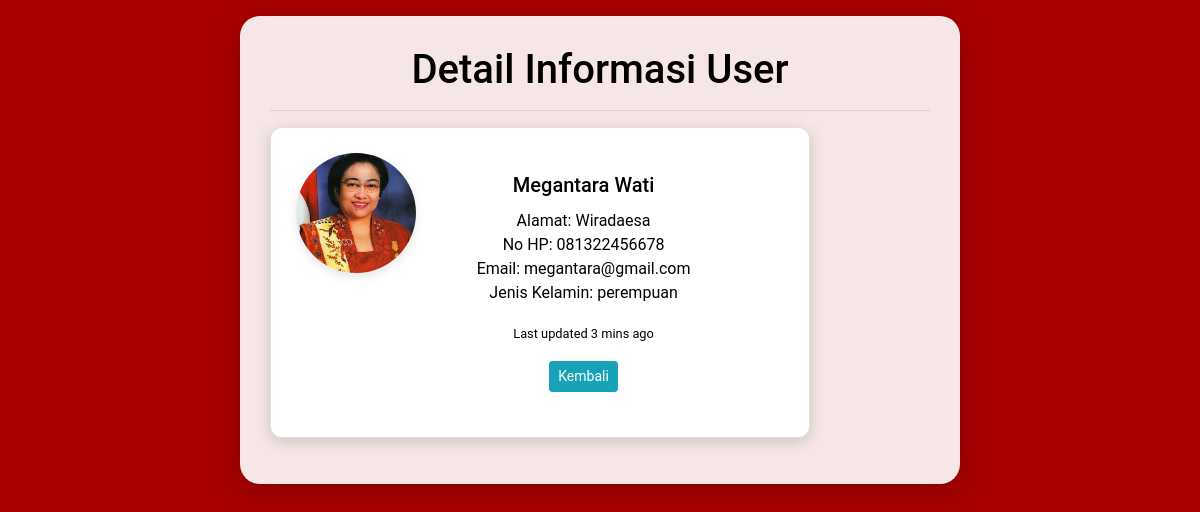
The page /informasi.php?id=19 on the database its author committed.
### tables this page shows
CREATE TABLE `users` (
  `id` int(200) NOT NULL,
  `nama` varchar(200) NOT NULL,
  `alamat` varchar(200) NOT NULL,
  `nohp` varchar(200) NOT NULL,
  `foto` varchar(200) NOT NULL,
  `jenis_kelamin` enum('laki-laki','perempuan','','') NOT NULL,
  `email` varchar(200) NOT NULL
);

### database.php (called while the page is built, shortened)
<?php
class Database {
    public $host = "localhost";
    public $username = "root";
    public $password = "";
    public $database = "db_php_0023";
    public $connect;
    function __construct() {
        $this->connect = mysqli_connect($this->host, $this->username, $this->password, $this->database);
    }
    function editData($id) {
        $stmt = $this->connect->prepare("SELECT * FROM users WHERE id = ?");
        $stmt->bind_param("i", $id);
        $stmt->execute();
        $result = $stmt->get_result();
        $rows = $result->fetch_all(MYSQLI_ASSOC);
        return $rows;
    }
}
?>

### informasi.php (the view, shortened to what this page needs)
<?php
include 'database.php';
$db = new Database();
$id = $_GET['id'];
$detail = $db->editData($id);
?>
<!doctype html>
<html lang="en">
  <head>
    <link rel="stylesheet" href="https://maxcdn.bootstrapcdn.com/bootstrap/4.5.2/css/bootstrap.min.css">
  </head>
  <body>
    <div class="container mt-3">
      <h1>Detail Informasi User</h1>
      <hr>
      <?php foreach ($detail as $dataUser) { ?>
  <div class="card mb-3" style="max-width: 540px;">
    <div class="row g-0">
      <div class="col-md-4">
        <img src="uploads/<?php echo $dataUser['foto']; ?>" class="img-fluid rounded-start" alt="Foto Profil">
      </div>
      <div class="col-md-8">
        <div class="card-body">
          <h5 class="card-title"><?php echo $dataUser['nama']; ?></h5>
          <p class="card-text">
            Alamat: <?php echo $dataUser['alamat']; ?><br>
            No HP: <?php echo $dataUser['nohp']; ?><br>
            Email: <?php echo $dataUser['email']; ?><br>
            Jenis Kelamin: <?php echo $dataUser['jenis_kelamin']; ?>
          </p>
          <p class="card-text"><small class="text-body-secondary">Last updated 3 mins ago</small></p>
          <a href = "index.php" class = "btn btn-info btn-sm">Kembali</a>
        </div>
      </div>
    </div>
  </div>
<?php } ?>
    </div>
  </body>
</html>

### informasi.php (style rules this page uses)
body { background-color: #a80000; font-family: 'Roboto', sans-serif; color: #000; margin: 0; padding: 0; }
.container { width: 60%; margin: 50px auto; background-color: rgba(255, 255, 255, 0.9); padding: 30px; border-radius: 20px; box-shadow: 0 8px 30px rgba(0, 0, 0, 0.2); text-align: center; animation: jedagJedug 1s infinite; }
.card { display: flex; flex-direction: row; align-items: center; background-color: #fff; padding: 25px; border-radius: 12px; box-shadow: 0 4px 15px rgba(0, 0, 0, 0.15); transition: transform 0.3s ease, box-shadow 0.3s ease; animation: jedagJedug 1s infinite ease-in-out; }
.card img { width: 120px; height: 120px; border-radius: 50%; margin-right: 20px; box-shadow: 0 4px 10px rgba(0, 0, 0, 0.1); object-fit: cover; animation: jedagJedug 1.2s infinite; }

### rows shown on the page
users: foto (picture), nama "Megantara Wati", alamat "Wiradaesa", nohp "081322456678", email "megantara@gmail.com", jenis_kelamin "perempuan"
